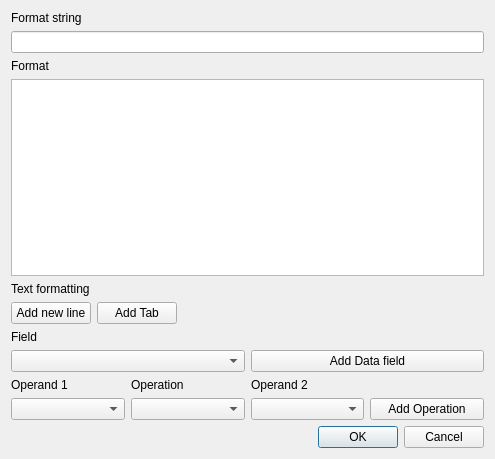
<?xml version="1.0" encoding="UTF-8"?>
<ui version="4.0">
 <class>MsgTypeFormatterDialog</class>
 <widget class="QDialog" name="MsgTypeFormatterDialog">
  <property name="geometry">
   <rect>
    <x>0</x>
    <y>0</y>
    <width>495</width>
    <height>459</height>
   </rect>
  </property>
  <property name="windowTitle">
   <string>Dialog</string>
  </property>
  <layout class="QGridLayout" name="gridLayout_4">
   <item row="5" column="0">
    <layout class="QGridLayout" name="gridLayout_2">
     <item row="0" column="0">
      <widget class="QLabel" name="fieldLabel">
       <property name="text">
        <string>Field</string>
       </property>
      </widget>
     </item>
     <item row="1" column="0">
      <widget class="QComboBox" name="fieldComboBox">
       <property name="toolTip">
        <string>Select a field to add</string>
       </property>
       <property name="locale">
        <locale language="English" country="UnitedStates"/>
       </property>
      </widget>
     </item>
     <item row="1" column="1">
      <widget class="QPushButton" name="addFieldPushButton">
       <property name="toolTip">
        <string>Add the selected field at the cursor position</string>
       </property>
       <property name="locale">
        <locale language="English" country="UnitedStates"/>
       </property>
       <property name="text">
        <string>Add Data field</string>
       </property>
      </widget>
     </item>
    </layout>
   </item>
   <item row="6" column="0">
    <layout class="QGridLayout" name="gridLayout">
     <item row="0" column="0">
      <widget class="QLabel" name="operand1Label">
       <property name="text">
        <string>Operand 1</string>
       </property>
      </widget>
     </item>
     <item row="0" column="1">
      <widget class="QLabel" name="operationLabel">
       <property name="text">
        <string>Operation</string>
       </property>
      </widget>
     </item>
     <item row="0" column="2">
      <widget class="QLabel" name="operand2Label">
       <property name="text">
        <string>Operand 2</string>
       </property>
      </widget>
     </item>
     <item row="1" column="0">
      <widget class="QComboBox" name="operand1_ComboBox">
       <property name="toolTip">
        <string>Select the first operand of the operation</string>
       </property>
       <property name="locale">
        <locale language="English" country="UnitedStates"/>
       </property>
      </widget>
     </item>
     <item row="1" column="1">
      <widget class="QComboBox" name="operationComboBox">
       <property name="toolTip">
        <string>Select an operation which shall be applied to the operands</string>
       </property>
       <property name="locale">
        <locale language="English" country="UnitedStates"/>
       </property>
      </widget>
     </item>
     <item row="1" column="2">
      <widget class="QComboBox" name="operand2_ComboBox">
       <property name="toolTip">
        <string>Select the second operand of the operation</string>
       </property>
       <property name="locale">
        <locale language="English" country="UnitedStates"/>
       </property>
      </widget>
     </item>
     <item row="1" column="3">
      <widget class="QPushButton" name="addOperationPushButton">
       <property name="toolTip">
        <string>Add the specified operation at the cursor position</string>
       </property>
       <property name="locale">
        <locale language="English" country="UnitedStates"/>
       </property>
       <property name="text">
        <string>Add Operation</string>
       </property>
      </widget>
     </item>
    </layout>
   </item>
   <item row="4" column="0">
    <layout class="QGridLayout" name="gridLayout_3">
     <item row="0" column="0">
      <widget class="QLabel" name="textFormattingLabel">
       <property name="text">
        <string>Text formatting</string>
       </property>
      </widget>
     </item>
     <item row="1" column="0">
      <widget class="QPushButton" name="AddNewLinepushButton">
       <property name="toolTip">
        <string>Adds a new line at the cursor position</string>
       </property>
       <property name="locale">
        <locale language="English" country="UnitedStates"/>
       </property>
       <property name="text">
        <string>Add new line</string>
       </property>
      </widget>
     </item>
     <item row="1" column="1">
      <widget class="QPushButton" name="addTabPushButton">
       <property name="toolTip">
        <string>Adds a tabulator at the cursor position</string>
       </property>
       <property name="locale">
        <locale language="English" country="UnitedStates"/>
       </property>
       <property name="text">
        <string>Add Tab</string>
       </property>
      </widget>
     </item>
     <item row="1" column="2">
      <spacer name="horizontalSpacer">
       <property name="orientation">
        <enum>Qt::Horizontal</enum>
       </property>
       <property name="sizeHint" stdset="0">
        <size>
         <width>40</width>
         <height>20</height>
        </size>
       </property>
      </spacer>
     </item>
    </layout>
   </item>
   <item row="3" column="0">
    <widget class="QPlainTextEdit" name="formatPlainTextEdit">
     <property name="toolTip">
      <string>&lt;html&gt;&lt;head/&gt;&lt;body&gt;&lt;p&gt;Input the formatting which shall be applied to the messages.&lt;/p&gt;&lt;p&gt;Use the buttons and fields below to insert specific fields at the cursor position.&lt;/p&gt;&lt;/body&gt;&lt;/html&gt;</string>
     </property>
     <property name="locale">
      <locale language="English" country="UnitedStates"/>
     </property>
    </widget>
   </item>
   <item row="1" column="0">
    <widget class="QLineEdit" name="formatStringLineEdit">
     <property name="toolTip">
      <string>&lt;html&gt;&lt;head/&gt;&lt;body&gt;&lt;p&gt;Shows the format string resulting from the input below&lt;/p&gt;&lt;/body&gt;&lt;/html&gt;</string>
     </property>
     <property name="locale">
      <locale language="English" country="UnitedStates"/>
     </property>
     <property name="readOnly">
      <bool>true</bool>
     </property>
    </widget>
   </item>
   <item row="7" column="0">
    <widget class="QDialogButtonBox" name="buttonBox">
     <property name="orientation">
      <enum>Qt::Horizontal</enum>
     </property>
     <property name="standardButtons">
      <set>QDialogButtonBox::Cancel|QDialogButtonBox::Ok</set>
     </property>
    </widget>
   </item>
   <item row="0" column="0">
    <widget class="QLabel" name="formatStringLabel">
     <property name="text">
      <string>Format string</string>
     </property>
    </widget>
   </item>
   <item row="2" column="0">
    <widget class="QLabel" name="formatLabel">
     <property name="text">
      <string>Format</string>
     </property>
    </widget>
   </item>
  </layout>
 </widget>
 <tabstops>
  <tabstop>formatPlainTextEdit</tabstop>
  <tabstop>AddNewLinepushButton</tabstop>
  <tabstop>addTabPushButton</tabstop>
  <tabstop>fieldComboBox</tabstop>
  <tabstop>addFieldPushButton</tabstop>
  <tabstop>operand1_ComboBox</tabstop>
  <tabstop>operationComboBox</tabstop>
  <tabstop>operand2_ComboBox</tabstop>
  <tabstop>addOperationPushButton</tabstop>
  <tabstop>formatStringLineEdit</tabstop>
 </tabstops>
 <resources/>
 <connections>
  <connection>
   <sender>buttonBox</sender>
   <signal>accepted()</signal>
   <receiver>MsgTypeFormatterDialog</receiver>
   <slot>accept()</slot>
   <hints>
    <hint type="sourcelabel">
     <x>248</x>
     <y>254</y>
    </hint>
    <hint type="destinationlabel">
     <x>157</x>
     <y>274</y>
    </hint>
   </hints>
  </connection>
  <connection>
   <sender>buttonBox</sender>
   <signal>rejected()</signal>
   <receiver>MsgTypeFormatterDialog</receiver>
   <slot>reject()</slot>
   <hints>
    <hint type="sourcelabel">
     <x>316</x>
     <y>260</y>
    </hint>
    <hint type="destinationlabel">
     <x>286</x>
     <y>274</y>
    </hint>
   </hints>
  </connection>
 </connections>
</ui>
